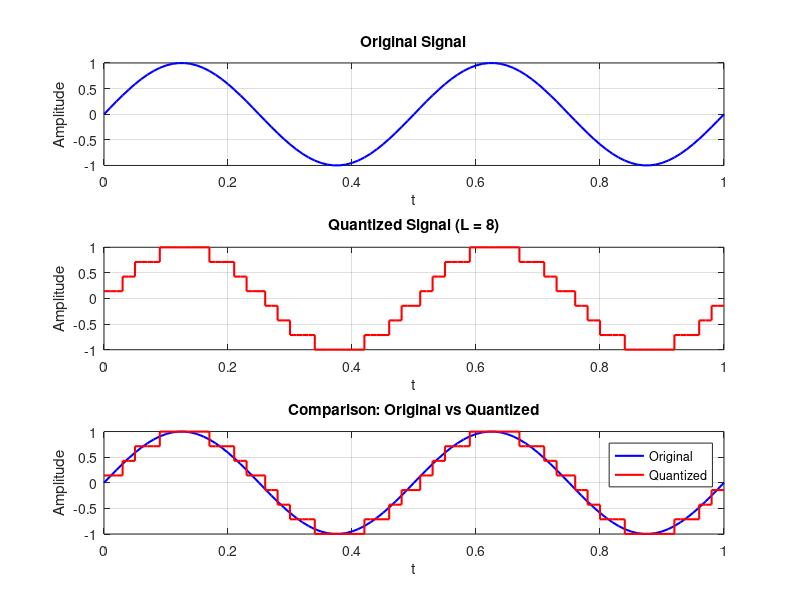

Write MATLAB code to recreate this figure.
f = 2;
t = 0:0.01:1;
x = sin(2*pi*f*t);

L = 8;
xmin = min(x);
xmax = max(x);
delta = (xmax - xmin)/(L-1);

xq = round((x - xmin)/delta)*delta + xmin;

figure;
subplot(3,1,1);
plot(t,x,'b','LineWidth',1.5);
title('Original Signal'); xlabel('t'); ylabel('Amplitude'); grid on;

subplot(3,1,2);
stairs(t,xq,'r','LineWidth',1.5);
title(['Quantized Signal (L = ' num2str(L) ')']); xlabel('t'); ylabel('Amplitude'); grid on;

subplot(3,1,3);
plot(t,x,'b','LineWidth',1.5); hold on;
stairs(t,xq,'r','LineWidth',1.5);
legend('Original','Quantized');
title('Comparison: Original vs Quantized'); xlabel('t'); ylabel('Amplitude'); grid on;
